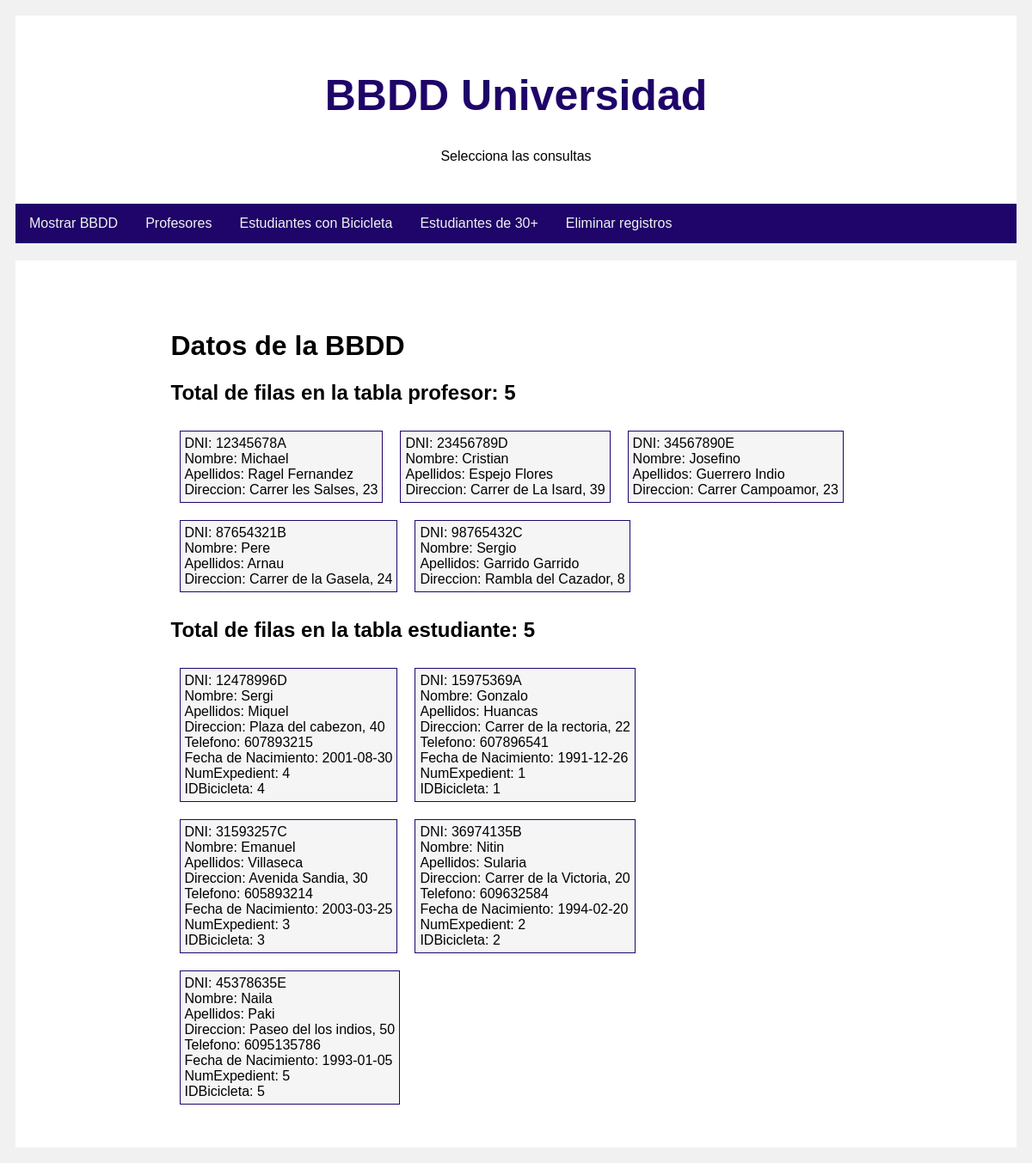
The page / on the database its author committed.
### tables this page shows
CREATE TABLE IF NOT EXISTS PROFESOR (
    DNI VARCHAR(9) PRIMARY KEY,
    Nombre VARCHAR(50),
    Apellidos VARCHAR(100),
    Direccion VARCHAR(100)
);

CREATE TABLE IF NOT EXISTS ESTUDIANTE (
    DNI VARCHAR(9) PRIMARY KEY,
    Nombre VARCHAR(50),
    Apellidos VARCHAR(100),
    Direccion VARCHAR(100),
    Telefono VARCHAR(15),
    FechaNacimiento DATE,
    NumExpediente INT,
    Edad INT,
    Email VARCHAR(100),
    IDBicicleta INT,
    FOREIGN KEY (IDBicicleta) REFERENCES BICICLETA(ID)
);

### www/index.php (the view, shortened to what this page needs)
<?php
$host = "mysql";
$database = "bbdduniversitat";
$user = "root";
$password = "123";
$conexion = mysqli_connect($host, $user, $password,$database);
?>
<!DOCTYPE html>
<html>
<head>
</head>
<body>
<div class="header">
    <h1>BBDD Universidad</h1>
    <p>Selecciona las consultas</p>
</div>
<div class="topnav">
    <a href="index.php">Mostrar BBDD</a>
    <a href="#" onclick="cargarContenido('profesores.php')">Profesores</a>
    <a href="#" onclick="cargarContenido('estudiantes.php')">Estudiantes con Bicicleta</a>
    <a href="#" onclick="cargarContenido('mayor.php')">Estudiantes de 30+</a>
    <a href="#" onclick="cargarContenido('eliminar.php')">Eliminar registros</a>
</div>
<div class="row">
    <div class="card">
        <div id="leftcolumn" class="leftcolumn">
            <div class="card">
            <h1>Datos de la BBDD</h1>
            <?php
                $query_profesor = "SELECT * FROM PROFESOR";
                $result_profesor = $conexion->query($query_profesor);
                $query_estudiante = "SELECT * FROM ESTUDIANTE";
                $result_estudiante = $conexion->query($query_estudiante);
                if ($result_profesor->num_rows > 0) {
                    echo '<h2>Total de filas en la tabla profesor: ' . $result_profesor->num_rows . '</h2>';
                    while ($row_profesor = $result_profesor->fetch_assoc()) {
                        echo '<div class="bbdd">';
                        echo 'DNI: ' . $row_profesor['DNI'] . '<br>';
                        echo 'Nombre: ' . $row_profesor['Nombre'] . '<br>';
                        echo 'Apellidos: ' . $row_profesor['Apellidos'] . '<br>';
                        echo 'Direccion: ' . $row_profesor['Direccion'] . '<br>';
                        echo '</div>';
                    }
                } else {
                    echo '<p>No hay datos en la tabla profesor.</p>';
                }
                if ($result_estudiante->num_rows > 0) {
                    echo '<h2>Total de filas en la tabla estudiante: ' . $result_estudiante->num_rows . '</h2>';
                    while ($row_estudiante = $result_estudiante->fetch_assoc()) {
                        echo '<div class="bbdd">';
                        echo 'DNI: ' . $row_estudiante['DNI'] . '<br>';
                        echo 'Nombre: ' . $row_estudiante['Nombre'] . '<br>';
                        echo 'Apellidos: ' . $row_estudiante['Apellidos'] . '<br>';
                        echo 'Direccion: ' . $row_estudiante['Direccion'] . '<br>';
                        echo 'Telefono: ' . $row_estudiante['Telefono'] . '<br>';
                        echo 'Fecha de Nacimiento: ' . $row_estudiante['FechaNacimiento'] . '<br>';
                        echo 'NumExpedient: ' . $row_estudiante['NumExpediente'] . '<br>';
                        echo 'IDBicicleta: ' . $row_estudiante['IDBicicleta'] . '<br>';
                        echo '</div>';
                    }
                } else {
                    echo '<p>No hay datos en la tabla estudiante.</p>';
                }
                ?>
        </div>
    </div>
</div>
</body>
</html>

### www/index.php (style rules this page uses)
* { box-sizing: border-box; }
body { font-family: Arial; padding: 10px; background: #f1f1f1; }
.header { padding: 30px; text-align: center; background: white; }
.header h1 { font-size: 50px; color:#1f0469 }
.topnav { overflow: hidden; background-color: #1f0469; }
.topnav a { float: left; display: block; color: #f2f2f2; text-align: center; padding: 14px 16px; text-decoration: none; }
.leftcolumn { margin: 0 auto; width: 75%; }
.card { background-color: white; padding: 20px; margin-top: 20px; }
.row::after { content: ""; display: table; clear: both; }
.bbdd { display: inline-block; margin: 10px; background-color: whitesmoke; border: 1px solid #1f0469; padding-block: 5px; padding-right: 5px; padding-left: 5px; }

### rows shown on the page
profesor: DNI "12345678A", Nombre "Michael", Apellidos "Ragel Fernandez", Direccion "Carrer les Salses, 23"
profesor: DNI "23456789D", Nombre "Cristian", Apellidos "Espejo Flores", Direccion "Carrer de La Isard, 39"
profesor: DNI "34567890E", Nombre "Josefino", Apellidos "Guerrero Indio", Direccion "Carrer Campoamor, 23"
profesor: DNI "87654321B", Nombre "Pere", Apellidos "Arnau", Direccion "Carrer de la Gasela, 24"
profesor: DNI "98765432C", Nombre "Sergio", Apellidos "Garrido Garrido", Direccion "Rambla del Cazador, 8"
estudiante: DNI "12478996D", Nombre "Sergi", Apellidos "Miquel", Direccion "Plaza del cabezon, 40", Telefono "607893215", FechaNacimiento "2001-08-30", NumExpediente "4", IDBicicleta "4"
estudiante: DNI "15975369A", Nombre "Gonzalo", Apellidos "Huancas", Direccion "Carrer de la rectoria, 22", Telefono "607896541", FechaNacimiento "1991-12-26", NumExpediente "1", IDBicicleta "1"
estudiante: DNI "31593257C", Nombre "Emanuel", Apellidos "Villaseca", Direccion "Avenida Sandia, 30", Telefono "605893214", FechaNacimiento "2003-03-25", NumExpediente "3", IDBicicleta "3"
estudiante: DNI "36974135B", Nombre "Nitin", Apellidos "Sularia", Direccion "Carrer de la Victoria, 20", Telefono "609632584", FechaNacimiento "1994-02-20", NumExpediente "2", IDBicicleta "2"
estudiante: DNI "45378635E", Nombre "Naila", Apellidos "Paki", Direccion "Paseo del los indios, 50", Telefono "6095135786", FechaNacimiento "1993-01-05", NumExpediente "5", IDBicicleta "5"

### other values the page prints
$result_profesor->num_rows "5"
$result_estudiante->num_rows "5"
